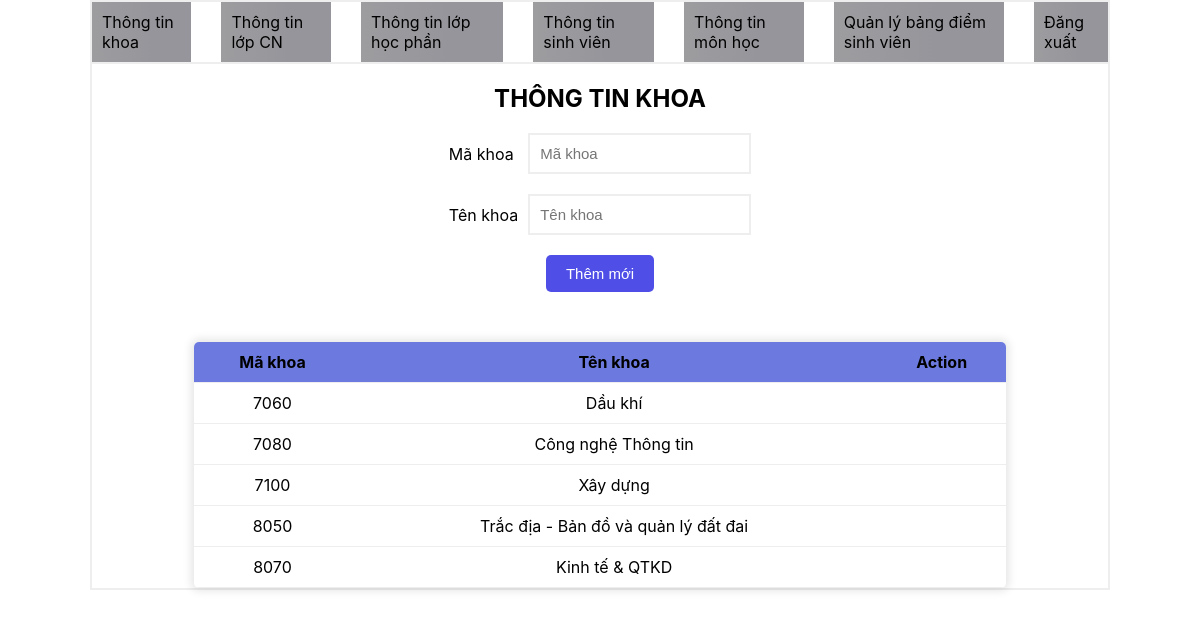
Page /admin/index.php (signed in) on the committed database.
### tables this page shows
CREATE TABLE `tbl_khoa` (
  `mk` varchar(5) NOT NULL,
  `tenkhoa` varchar(50) DEFAULT NULL,
  `dienthoai` varchar(20) DEFAULT NULL
);

### admin/index.php (the view, shortened to what this page needs)
<?php
include('../database/config.php');
?>
<!DOCTYPE html>
<html lang="en">
<head>
    <link href="https://fonts.cdnfonts.com/css/sf-pro-display" rel="stylesheet">
    <link rel="stylesheet" href="./assets/css/style.css">
</head>
<body>
    <?php include('./header.php') ?>
    <main>
        <article>
            <?php
            $sql_select_khoa  = "SELECT * FROM tbl_khoa";
            $stmt_select_khoa = $pdo->prepare($sql_select_khoa);
            $stmt_select_khoa->execute();
            $result_khoa = $stmt_select_khoa->fetchAll(PDO::FETCH_ASSOC);
            ?>
            <div class="box-parent">
                <div class="container">
                    <div class="box">
                        <h2 class="box-title">THÔNG TIN KHOA</h2>
                        <form action="" method="POST" class="box-form">
                            <div class="form-group">
                                <label>Mã khoa</label>
                                <input type="text" name="makhoa" placeholder="Mã khoa" required>
                            </div>
                            <div class="form-group">
                                <label>Tên khoa</label>
                                <input type="text" name="tenkhoa" placeholder="Tên khoa" required>
                            </div>
                            <button name="add_btn" class="add_btn">Thêm mới</button>
                        </form>
                        <table class="table-content" style="text-align: center;">
                            <thead>
                                <th>Mã khoa</th>
                                <th>Tên khoa</th>
                                <th>Action</th>
                            </thead>
                            <tbody>
                                <?php foreach ($result_khoa as $row) { ?>
                                    <tr>
                                        <td>
                                            <?= $row['mk'] ?>
                                        </td>
                                        <td>
                                            <?= $row['tenkhoa'] ?>
                                        </td>
                                        <td
                                            style="display: flex; align-items: center; justify-content: center; gap: 1.5rem; font-size: 2rem;">
                                        </td>
                                    </tr>
                                <?php } ?>
                            </tbody>
                        </table>
                    </div>
                </div>
            </div>
        </article>
    </main>
</body>
</html>

### admin/assets/css/style.css (style rules this page uses)
:root { --font: 'SF Pro Display', sans-serif; --yellow: #ffdd00; --blue: #212b5b; --light_blue: #f2f4fa; --dark_blue: #1c2c5e; --white: #fff; }
input { display: block; }
button { cursor: pointer; }
.container { padding-inline: 9rem; }
html { font-size: 62.5%; font-family: var(--font); }
body { background-color: var(--white); font-size: 1.6rem; }
.box-parent { height: 100vh; }
.box-parent .container { height: 100%; }
.box { border: 2px solid #eee; height: max-content; }
.box-title { text-align: center; margin-block: 2rem; }
.box-form { max-width: max-content; margin-inline: auto; display: flex; flex-direction: column; row-gap: 2rem; }
.form-group { display: flex; align-items: center; gap: 1rem; }
.form-group input { border: 2px solid #eee; padding: 1rem; font-size: 1.5rem; margin-left: auto; }
.add_btn { border: none; padding: 1rem 2rem; background-color: rgb(79, 79, 232); color: var(--white); font-size: 1.5rem; max-width: max-content; margin: auto; border-radius: 0.5rem; }
.table-content { margin: auto; margin-top: 5rem; width: 80%; }
.table-content, .table-content tr td, .table-content th { border-collapse: collapse; padding: 1rem; }
.table-content { border-radius: 0.5rem; overflow: hidden; box-shadow: 0px 0px 8px 3px rgba(0, 0, 0, 0.1); text-align: start; }
.table-content th { background-color: #6c7ae0; }
.table-content tr { border-bottom: 1px solid #eee; }

### rows in the picture
tbl_khoa: mk "7060", tenkhoa "Dầu khí"
tbl_khoa: mk "7080", tenkhoa "Công nghệ Thông tin"
tbl_khoa: mk "7100", tenkhoa "Xây dựng"
tbl_khoa: mk "8050", tenkhoa "Trắc địa - Bản đồ và quản lý đất đai"
tbl_khoa: mk "8070", tenkhoa "Kinh tế & QTKD"
